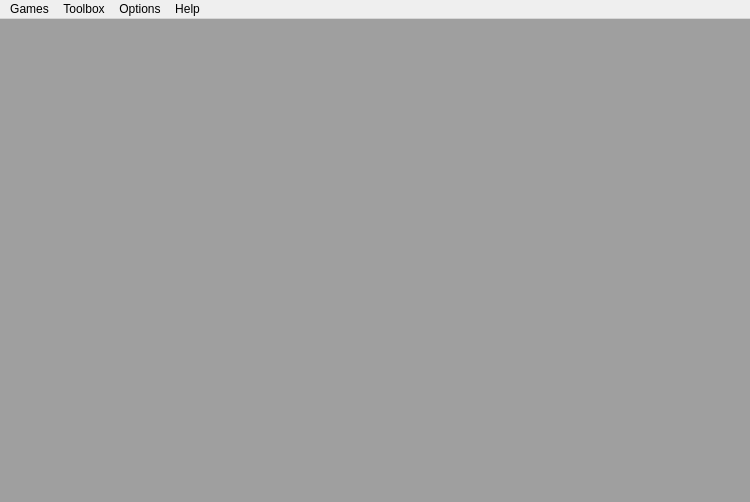
<?xml version="1.0" encoding="UTF-8"?>
<ui version="4.0">
 <class>main_window</class>
 <widget class="QMainWindow" name="main_window">
  <property name="windowModality">
   <enum>Qt::NonModal</enum>
  </property>
  <property name="geometry">
   <rect>
    <x>0</x>
    <y>0</y>
    <width>750</width>
    <height>502</height>
   </rect>
  </property>
  <property name="dockOptions">
   <set>QMainWindow::AllowNestedDocks|QMainWindow::AllowTabbedDocks|QMainWindow::AnimatedDocks|QMainWindow::VerticalTabs</set>
  </property>
  <widget class="QWidget" name="centralwidget">
   <property name="sizePolicy">
    <sizepolicy hsizetype="Expanding" vsizetype="Expanding">
     <horstretch>0</horstretch>
     <verstretch>0</verstretch>
    </sizepolicy>
   </property>
   <layout class="QVBoxLayout" name="verticalLayout">
    <property name="spacing">
     <number>0</number>
    </property>
    <property name="leftMargin">
     <number>0</number>
    </property>
    <property name="topMargin">
     <number>0</number>
    </property>
    <property name="rightMargin">
     <number>0</number>
    </property>
    <property name="bottomMargin">
     <number>0</number>
    </property>
    <item>
     <widget class="QMdiArea" name="mdiArea">
      <property name="sizePolicy">
       <sizepolicy hsizetype="Expanding" vsizetype="Expanding">
        <horstretch>0</horstretch>
        <verstretch>0</verstretch>
       </sizepolicy>
      </property>
      <property name="minimumSize">
       <size>
        <width>0</width>
        <height>0</height>
       </size>
      </property>
      <property name="font">
       <font>
        <pointsize>6</pointsize>
        <stylestrategy>PreferAntialias</stylestrategy>
       </font>
      </property>
      <property name="lineWidth">
       <number>0</number>
      </property>
      <property name="verticalScrollBarPolicy">
       <enum>Qt::ScrollBarAsNeeded</enum>
      </property>
      <property name="horizontalScrollBarPolicy">
       <enum>Qt::ScrollBarAsNeeded</enum>
      </property>
      <property name="viewMode">
       <enum>QMdiArea::TabbedView</enum>
      </property>
      <property name="tabShape">
       <enum>QTabWidget::Rounded</enum>
      </property>
      <property name="tabPosition">
       <enum>QTabWidget::North</enum>
      </property>
     </widget>
    </item>
   </layout>
  </widget>
  <widget class="QMenuBar" name="MenuBar">
   <property name="geometry">
    <rect>
     <x>0</x>
     <y>0</y>
     <width>750</width>
     <height>21</height>
    </rect>
   </property>
   <widget class="QMenu" name="menuEditor">
    <property name="title">
     <string>Toolbox</string>
    </property>
    <addaction name="dactionScriptEditor"/>
    <addaction name="dactionShowErrors"/>
    <addaction name="dactionShowMap"/>
    <addaction name="dactionInputLine"/>
    <addaction name="dactionNotepad"/>
    <addaction name="dactionLiveHelpChat"/>
    <addaction name="dactionPackageManager"/>
    <addaction name="dactionReplay"/>
    <addaction name="dactionModuleManager"/>
    <addaction name="dactionPackageExporter"/>
   </widget>
   <widget class="QMenu" name="menuOptions">
    <property name="title">
     <string>Options</string>
    </property>
    <addaction name="dactionOptions"/>
    <addaction name="dactionMultiView"/>
   </widget>
   <widget class="QMenu" name="menuHelp">
    <property name="title">
     <string>Help</string>
    </property>
    <addaction name="dactionHelp"/>
    <addaction name="dactionVideo"/>
    <addaction name="dactionDiscord"/>
    <addaction name="dactionMudletDiscord"/>
    <addaction name="dactionIRC"/>
    <addaction name="dactionForum"/>
   </widget>
   <!-- <widget class="QMenu" name="menuAbout">
    <property name="title">
     <string>About</string>
    </property>
    <addaction name="dactionAbout"/>
    <addaction name="dactionUpdate"/>
    <addaction name="dactionReportIssue"/>
   </widget> --> <!-- Tunark -->
   <widget class="QMenu" name="menuGames">
    <property name="title">
     <string>Games</string>
    </property>
    <addaction name="dactionConnect"/>
    <addaction name="separator"/>
    <addaction name="dactionDisconnect"/>
    <addaction name="dactionReconnect"/>
    <addaction name="separator"/>
    <addaction name="dactionCloseProfile"/>
   </widget>
   <addaction name="menuGames"/>
   <addaction name="menuEditor"/>
   <addaction name="menuOptions"/>
   <addaction name="menuHelp"/>
   <addaction name="menuAbout"/>
  </widget>
  <action name="dactionConnect">
   <property name="text">
    <string>Play</string>
   </property>
   <property name="toolTip">
    <string>&lt;p&gt;Configure connection details of, and make a connection to, game servers.&lt;/p&gt;</string>
   </property>
  </action>
  <action name="dactionDisconnect">
   <property name="text">
    <string>Disconnect</string>
   </property>
   <property name="toolTip">
    <string>&lt;p&gt;Disconnect from the current game server.&lt;/p&gt;</string>
   </property>
  </action>
  <action name="dactionReconnect">
   <property name="text">
    <string>Reconnect</string>
   </property>
   <property name="toolTip">
    <string>&lt;p&gt;Disconnect and then reconnect to the current game server.&lt;/p&gt;</string>
   </property>
  </action>
  <action name="dactionOptions">
   <property name="text">
    <string>Preferences</string>
   </property>
   <property name="toolTip">
    <string>&lt;p&gt;Configure setting for the Mudlet application globally and for the current profile.&lt;/p&gt;</string>
   </property>
  </action>
  <action name="dactionScriptEditor">
   <property name="text">
    <string>Script editor</string>
   </property>
   <property name="toolTip">
    <string>&lt;p&gt;Opens the Editor for the different types of things that can be scripted by the user.&lt;/p&gt;</string>
   </property>
  </action>
  <action name="dactionShowErrors">
   <property name="text">
    <string>Show errors</string>
   </property>
   <property name="toolTip">
    <string>&lt;p&gt;Show errors from scripts that you have running&lt;/p&gt;</string>
   </property>
  </action>
  <action name="dactionNotepad">
   <property name="text">
    <string>Notepad</string>
   </property>
   <property name="toolTip">
    <string>&lt;p&gt;Opens a free form text editor window for this profile that is saved between sessions.&lt;/p&gt;</string>
   </property>
  </action>
  <action name="dactionHelp">
   <property name="text">
    <string>API Reference</string>
   </property>
   <property name="toolTip">
    <string>&lt;p&gt;Opens the Mudlet manual in your web browser.&lt;/p&gt;</string>
   </property>
  </action>
  <action name="dactionAbout">
   <property name="text">
    <string>About Mudlet</string>
   </property>
   <property name="toolTip">
    <string comment="Tooltip for About Mudlet sub-menu item and main toolbar button (or menu item if an update has changed that control to have a popup menu instead) (Used in 3 places - please ensure all have the same translation).">&lt;p&gt;Inform yourself about this version of Mudlet, the people who made it and the licence under which you can share it.&lt;/p&gt;</string>
   </property>
  </action>
  <action name="dactionIRC">
   <property name="text">
    <string>IRC</string>
   </property>
   <property name="toolTip">
    <string>&lt;p&gt;Opens a built-in IRC chat.&lt;/p&gt;</string>
   </property>
  </action>
  <action name="dactionVideo">
   <property name="text">
    <string>Video tutorials</string>
   </property>
   <property name="toolTip">
    <string>&lt;p&gt;Opens an (on-line) collection of &quot;Educational Mudlet screencasts&quot; in your system web-browser.&lt;/p&gt;</string>
   </property>
  </action>
  <action name="dactionReplay">
   <property name="text">
    <string>Load replay</string>
   </property>
   <property name="toolTip">
    <string>&lt;p&gt;Load a previous saved game session that can be used to test Mudlet lua systems (off-line!).&lt;/p&gt;</string>
   </property>
  </action>
  <action name="dactionForum">
   <property name="text">
    <string>Online forum</string>
   </property>
   <property name="toolTip">
    <string>&lt;p&gt;Opens the (on-line) Mudlet Forum in your system web-browser.&lt;/p&gt;</string>
   </property>
  </action>
  <action name="dactionUpdate">
   <property name="text">
    <string>Check for updates...</string>
   </property>
  </action>
  <action name="dactionLiveHelpChat">
   <property name="text">
    <string>Live help chat</string>
   </property>
   <property name="toolTip">
    <string>&lt;p&gt;Opens a built-in IRC chat.&lt;/p&gt;</string>
   </property>
  </action>
  <action name="dactionShowMap">
   <property name="text">
    <string>Show map</string>
   </property>
   <property name="toolTip">
    <string>&lt;p&gt;Show or hide the game map.&lt;/p&gt;</string>
   </property>
  </action>
  <action name="dactionPackageManager">
   <property name="text">
    <string>Package manager</string>
   </property>
   <property name="toolTip">
    <string>&lt;p&gt;Install and remove collections of Mudlet lua items (packages).&lt;/p&gt;</string>
   </property>
  </action>
  <action name="dactionModuleManager">
   <property name="text">
    <string>Module manager</string>
   </property>
   <property name="toolTip">
    <string>&lt;p&gt;Install and remove (share- &amp; sync-able) collections of Mudlet lua items (modules).&lt;/p&gt;</string>
   </property>
  </action>
  <action name="dactionPackageExporter">
   <property name="text">
    <string>Package exporter</string>
   </property>
   <property name="toolTip">
    <string>&lt;p&gt;Gather and bundle up collections of Mudlet Lua items and other reasources into a module.&lt;/p&gt;</string>
   </property>
  </action>
  <action name="dactionMultiView">
   <property name="checkable">
    <bool>true</bool>
   </property>
   <property name="checked">
    <bool>false</bool>
   </property>
   <property name="enabled">
    <bool>false</bool>
   </property>
   <property name="text">
    <string>MultiView</string>
   </property>
   <property name="toolTip">
    <string comment="Same text is used in 2 places.">&lt;p&gt;Splits the Mudlet screen to show multiple profiles at once; disabled when less than two are loaded.&lt;/p&gt;</string>
   </property>
  </action>
  <action name="dactionInputLine">
   <property name="checkable">
    <bool>true</bool>
   </property>
   <property name="checked">
    <bool>false</bool>
   </property>
   <property name="text">
    <string>Compact input line</string>
   </property>
   <property name="toolTip">
    <string>&lt;p&gt;Hide / show the search area and buttons at the bottom of the screen.&lt;/p&gt;</string>
   </property>
  </action>
  <action name="dactionDiscord">
   <property name="text">
    <string>Discord</string>
   </property>
   <property name="toolTip">
    <string>&lt;p&gt;Open a link to Discord.&lt;/p&gt;</string>
   </property>
   <property name="visible">
    <bool>false</bool>
   </property>
  </action>
  <action name="dactionMudletDiscord">
   <property name="text">
    <string>Discord help channel</string>
   </property>
   <property name="toolTip">
    <string>&lt;p&gt;Open a link to the Mudlet server on Discord.&lt;/p&gt;</string>
   </property>
  </action>
  <action name="dactionReportIssue">
   <property name="text">
    <string>Report an issue</string>
   </property>
   <property name="iconText">
    <string>Report an issue</string>
   </property>
   <property name="toolTip">
    <string>The public test build gets newer features to you quicker, and you help us find issues in them quicker. Spotted something odd? Let us know asap!</string>
   </property>
  </action>
  <action name="dactionCloseProfile">
   <property name="text">
    <string>Close profile</string>
   </property>
  </action>
 </widget>
 <resources/>
 <connections/>
</ui>
